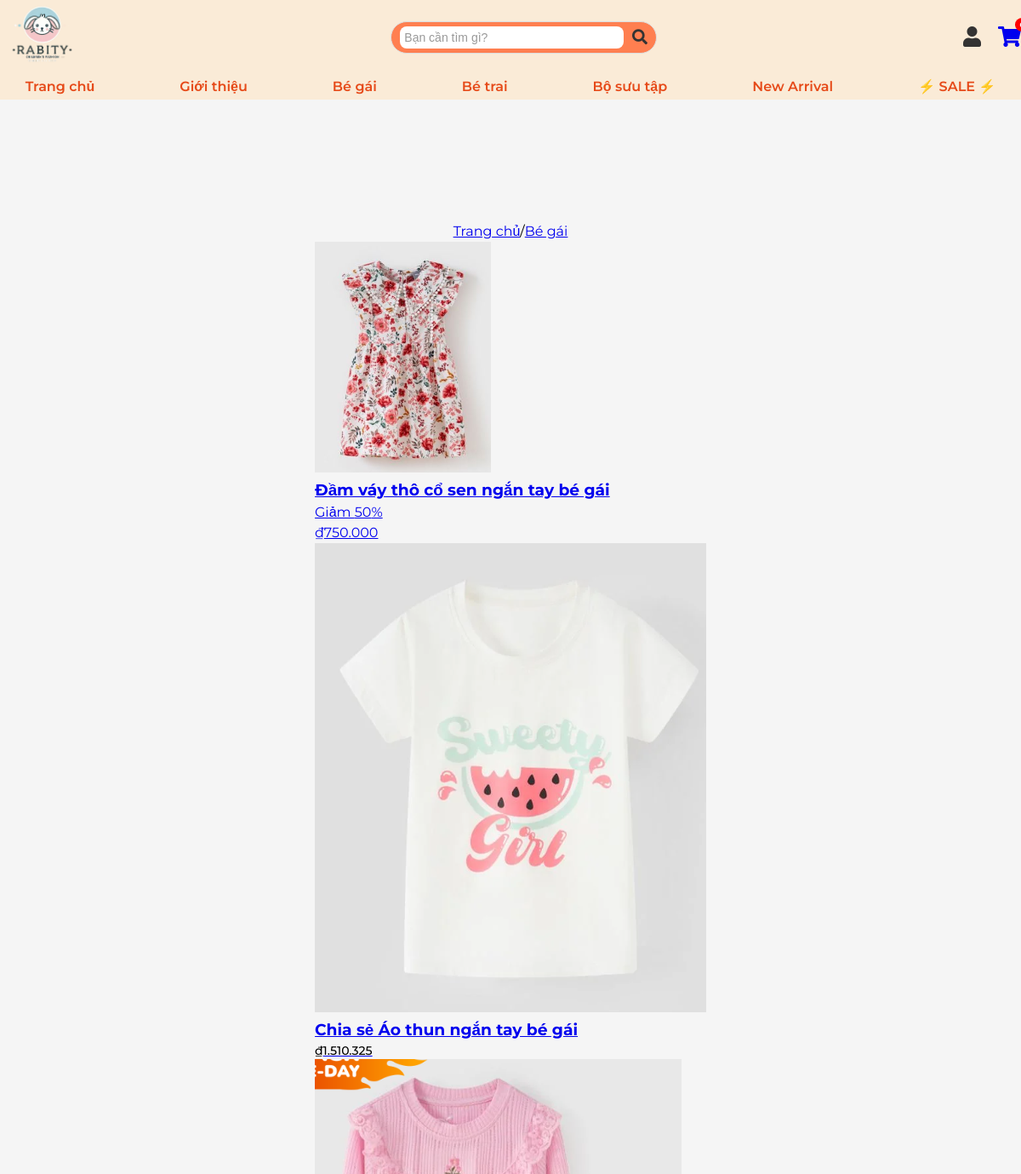
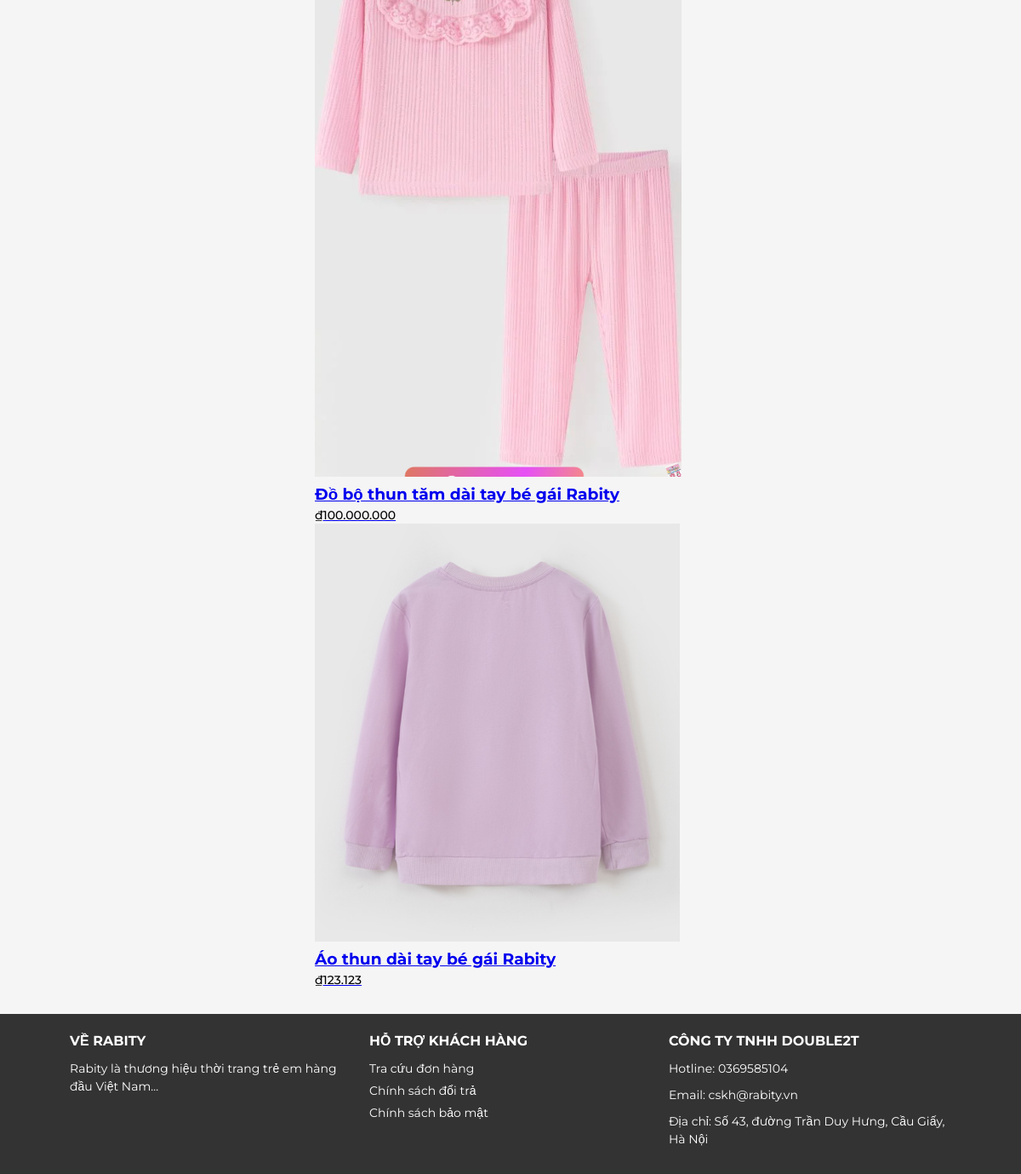
Page /category.php?category=Bé gái on the committed database (2 pictures, top to bottom).
### tables this page shows
CREATE TABLE `products` (
  `id` int(11) NOT NULL,
  `product_code` varchar(50) NOT NULL,
  `category` varchar(50) NOT NULL,
  `category_name` varchar(50) NOT NULL,
  `name` varchar(255) NOT NULL,
  `image` varchar(255) NOT NULL,
  `description` text NOT NULL,
  `price` decimal(10,2) NOT NULL,
  `created_at` timestamp NOT NULL DEFAULT current_timestamp(),
  `sale_percentage` int(11) DEFAULT 0,
  `stock` int(11) DEFAULT 50,
  `cost_price` decimal(10,2) DEFAULT NULL,
  `sale_price` decimal(10,2) DEFAULT NULL
);

### category.php (the view, shortened to what this page needs)
<?php
require 'db.php';
$category_name = isset($_GET['category_name']) ? trim($_GET['category_name']) : '';
$category = isset($_GET['category']) ? trim($_GET['category']) : '';
if (!empty($category_name)) {
    $stmt = $pdo->prepare("SELECT * FROM products WHERE category = ? AND category_name = ?");
    $stmt->execute([$category, $category_name]);
    $products = $stmt->fetchAll(PDO::FETCH_ASSOC);
} elseif (!empty($category)) {
    $stmt = $pdo->prepare("SELECT * FROM products WHERE category = ?");
    $stmt->execute([$category]);
    $products = $stmt->fetchAll(PDO::FETCH_ASSOC);
} else {
    die("Vui lòng chọn danh mục hợp lệ.");
}
?>
<!DOCTYPE html>
<html lang="en">
<head>
    <link rel="stylesheet" href="./css/category.css">
    <link rel="stylesheet" href="./css/style.css">
</head>
<body>
    <?php include 'header.php'; ?>
    <main>
        <div class="breadcrumb">
            <a href="index.php">Trang chủ </a> /
            <a href="category.php?category=<?php echo urlencode($category); ?>">
                <?php echo htmlspecialchars($category); ?>
            </a>
        </div>
        <?php if (empty($products)): ?>
            <p>Không có sản phẩm nào trong danh mục này.</p>
        <?php else: ?>
            <div class="product">
                <div class="product-container">
                    <?php foreach ($products as $product): ?>
                        <div class="product-card">
                            <a href="product_detail.php?id=<?php echo $product['id']; ?>">
                                <img src="uploads/<?php echo htmlspecialchars($product['image']); ?>" alt="<?php echo htmlspecialchars($product['name']); ?>">
                                <h3><?php echo htmlspecialchars($product['name']); ?></h3>
                                <?php if ($product['sale_percentage'] > 0): ?>
                                    <span class="sale-percentage">Giảm <?php echo htmlspecialchars($product['sale_percentage']); ?>%</span>
                                    <p class="price-sale">
                                        ₫<?php
                                            $sale_price = $product['price'] * (1 - $product['sale_percentage'] / 100);
                                            echo number_format($sale_price, 0, ',', '.'); ?>
                                    </p>
                                <?php else: ?>
                                    <p class="price">₫<?php echo number_format($product['price'], 0, ',', '.'); ?></p>
                                <?php endif; ?>
                            </a>
                        </div>
                    <?php endforeach; ?>
                </div>
            </div>
        <?php endif; ?>
    </main>
    <?php include 'footer.php'; ?>
</body>
</html>

### css/category.css (style rules this page uses)
.breadcrumb { margin-top: 130px; display: flex; justify-content: center; }
.category-card h3, .price { font-size: .875rem; line-height: 1.25rem; font-family: "Montserrat", sans-serif; color: #000; font-weight: 500; }

### css/style.css (style rules this page uses)
* { margin: 0; padding: 0; box-sizing: border-box; }
body { font-family: 'Montserrat', sans-serif; background-color: #f5f5f5; line-height: 1.5; padding: 0; margin: 0; }
main { display: flex; flex-direction: column; justify-content: center; align-items: center; margin-top: 130px; margin-bottom: 30px; }

### rows in the picture
products: image (picture), name "Đầm váy thô cổ sen ngắn tay bé gái", sale_percentage "50", sale_price "750.000"
products: image (picture), name "Chia sẻ Áo thun ngắn tay bé gái", price "1.510.325"
products: image (picture), name "Đồ bộ thun tăm dài tay bé gái Rabity", price "100.000.000"
products: image (picture), name "Áo thun dài tay bé gái Rabity", price "123.123"

### other values in the picture
$category "Bé gái"
